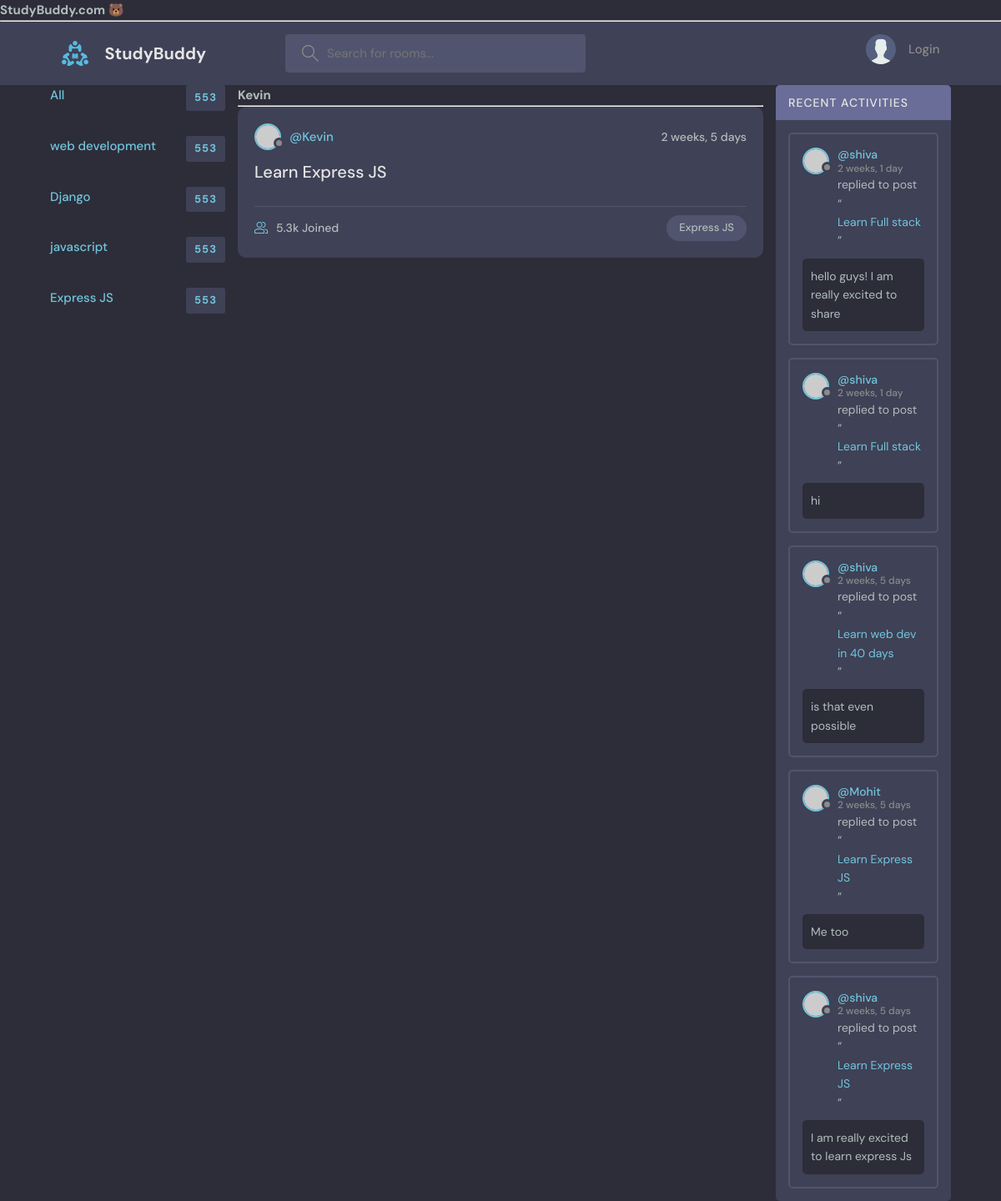
Before: /user-profile/3/ with the older database file.
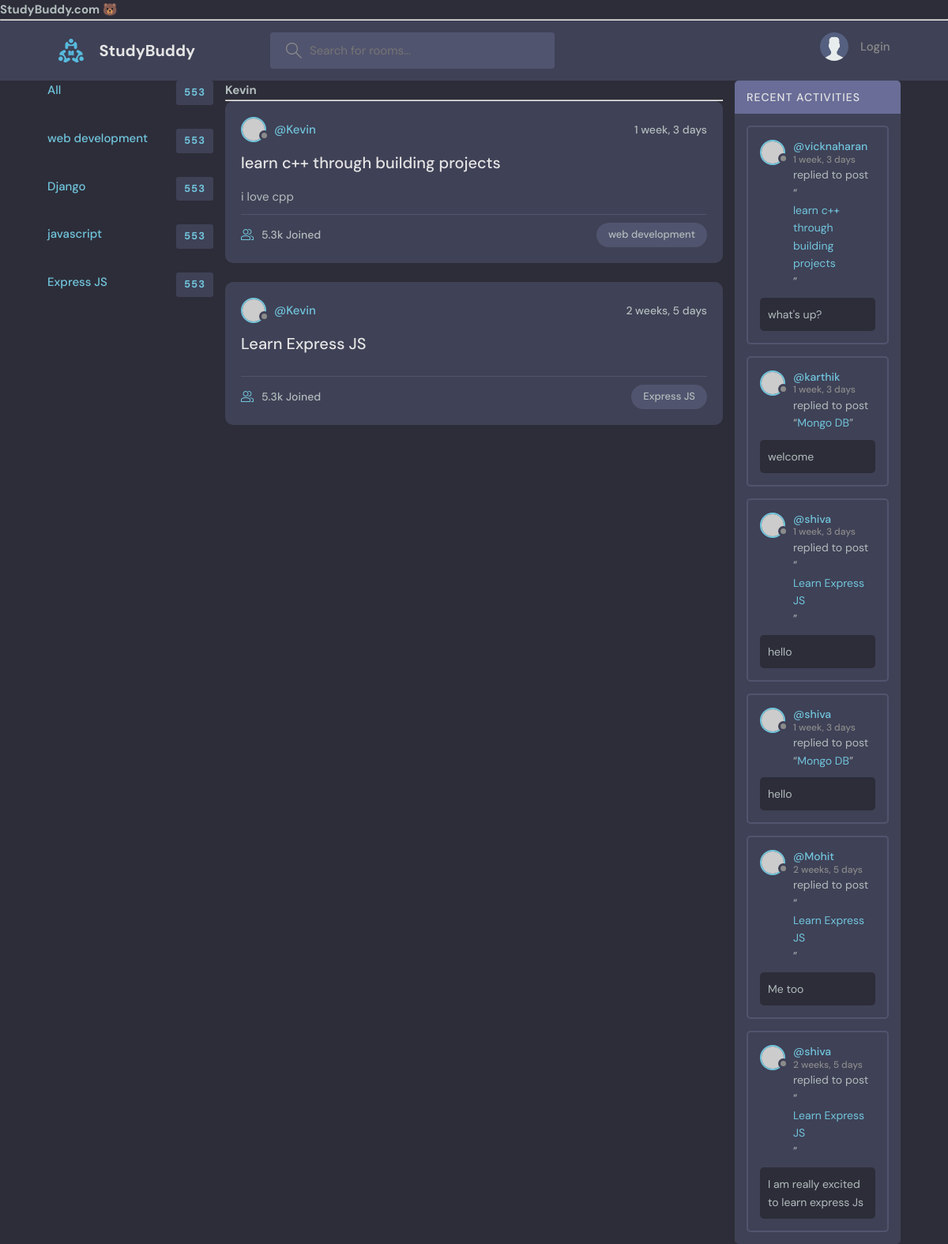
After: the same page with the newer database file.
### base/models.py (models this page shows)
class Topic(models.Model):
    name=models.CharField(max_length=50)
    def __str__(self):
        return self.name

class Room(models.Model):
    host= models.ForeignKey(User,on_delete=models.SET_NULL,null=True)
    topic = models.ForeignKey(Topic,on_delete=models.SET_NULL,null=True)
    participants = models.ManyToManyField(User,related_name="participants",blank=True)
    name = models.CharField(max_length=200)
    description = models.TextField(null=True,blank=True)
    updated = models.DateTimeField(auto_now=True)
    created = models.DateTimeField(auto_now_add=True)
    class Meta:
        ordering = ['-updated','-created']
    def __str__(self):
        return self.name

class Message(models.Model):
    user = models.ForeignKey(User,on_delete=models.CASCADE)
    room = models.ForeignKey(Room,on_delete=models.CASCADE)
    body = models.TextField()
    updated = models.DateTimeField(auto_now=True)
    created = models.DateTimeField(auto_now_add=True)
    class Meta:
        ordering=["-updated","-created"]
    def __str__(self):
        return self.body[:50]

### base/views.py (the view)
# urls.py: path("user-profile/<str:pk>/",views.UserProfile,name="user-profile"),
def UserProfile(request,pk):
    q = request.GET.get('q') if request.GET.get('q') !=None else ""
    user = User.objects.get(id=pk)
    room = user.room_set.all()
    topics = Topic.objects.all()
    messages = Message.objects.filter(Q(room__topic__name__icontains=q))
    context = {"user":user,"rooms":room,"messageActivity":messages,"topics":topics}
    return render(request,"base/user-profile.html",context)

### base/Templates/base/user-profile.html (shortened to what this page needs)
<!DOCTYPE html>
<html lang="en">
<head>
</head>
<body>
    {% extends "Main.html" %}
    {% block content%}
    <div class="container">
        <div>
            {% include "base/topic-component.html"%}
        </div>
        <div>
            <h1>{{user.username}}</h1>
            <hr>
            {% include "base/rooms-component.html" %}
        </div>
        <div>
            {% include "base/activity-component.html" %}
        </div>
    </div>
    {% endblock %}

### Templates/Main.html (shortened to what this page needs)
<!DOCTYPE html>
<html lang="en">
{% load static%}
  <head>
    <link rel="stylesheet" href="{% static 'styles/style.css'%}" />
  </head>
  <body>
    {%include "Nav.html" %}
    {% block content%}
    {% endblock%}
  </body>
</html>

### Templates/Nav.html (shortened to what this page needs)
<!DOCTYPE html>
<html lang="en">
{% load static %}
<head>
</head>
<body>
    <h2>StudyBuddy.com 🐻</h2>
    <hr>
    <header class="header header--loggedIn">
      <div class="container">
        <a href="{%url 'home' %}" class="header__logo">
          <img src="{% static 'images/logo.svg' %}" />
          <h1>StudyBuddy</h1>
        </a>
        <form class="header__search" action="{% url 'home' %}" method="GET">
          <label>
            <input placeholder="Search for rooms..." name="q"/>
          </label>
        </form>
        <nav class="header__menu">
          {%if request.user.is_authenticated %}
            <div class="header__user">
            <a href="profile.html">
              <div class="avatar avatar--medium active">
                <img src="https://randomuser.me/api/portraits/men/37.jpg" />
              </div>
              <p>{{request.user.username}}<span>@{{request.user.username}}</span></p>
            </a>
            <button class="dropdown-button">
              <svg version="1.1" xmlns="http://www.w3.org/2000/svg" width="32" height="32" viewBox="0 0 32 32">
                <title>chevron-down</title>
                <path d="M16 21l-13-13h-3l16 16 16-16h-3l-13 13z"></path>
              </svg>
            </button>
          </div>
          <div class="dropdown-menu">
            <a href="settings.html" class="dropdown-link"
              ><svg version="1.1" xmlns="http://www.w3.org/2000/svg" width="32" height="32" viewBox="0 0 32 32">
                <title>tools</title>
                <path
                  d="M27.465 32c-1.211 0-2.35-0.471-3.207-1.328l-9.392-9.391c-2.369 0.898-4.898 0.951-7.355 0.15-3.274-1.074-5.869-3.67-6.943-6.942-0.879-2.682-0.734-5.45 0.419-8.004 0.135-0.299 0.408-0.512 0.731-0.572 0.32-0.051 0.654 0.045 0.887 0.277l5.394 5.395 3.586-3.586-5.394-5.395c-0.232-0.232-0.336-0.564-0.276-0.887s0.272-0.596 0.572-0.732c2.552-1.152 5.318-1.295 8.001-0.418 3.274 1.074 5.869 3.67 6.943 6.942 0.806 2.457 0.752 4.987-0.15 7.358l9.392 9.391c0.844 0.842 1.328 2.012 1.328 3.207-0 2.5-2.034 4.535-4.535 4.535zM15.101 19.102c0.26 0 0.516 0.102 0.707 0.293l9.864 9.863c0.479 0.479 1.116 0.742 1.793 0.742 1.398 0 2.535-1.137 2.535-2.535 0-0.668-0.27-1.322-0.742-1.793l-9.864-9.863c-0.294-0.295-0.376-0.74-0.204-1.119 0.943-2.090 1.061-4.357 0.341-6.555-0.863-2.631-3.034-4.801-5.665-5.666-1.713-0.561-3.468-0.609-5.145-0.164l4.986 4.988c0.391 0.391 0.391 1.023 0 1.414l-5 5c-0.188 0.188-0.441 0.293-0.707 0.293s-0.52-0.105-0.707-0.293l-4.987-4.988c-0.45 1.682-0.397 3.436 0.164 5.146 0.863 2.631 3.034 4.801 5.665 5.666 2.2 0.721 4.466 0.604 6.555-0.342 0.132-0.059 0.271-0.088 0.411-0.088z"
                ></path>
              </svg>
              Settings</a
            >
            <a href="{%url 'logout'%}" class="dropdown-link"
              ><svg version="1.1" xmlns="http://www.w3.org/2000/svg" width="32" height="32" viewBox="0 0 32 32">
                <title>sign-out</title>
                <path
                  d="M3 0h22c0.553 0 1 0 1 0.553l-0 3.447h-2v-2h-20v28h20v-2h2l0 3.447c0 0.553-0.447 0.553-1 0.553h-22c-0.553 0-1-0.447-1-1v-30c0-0.553 0.447-1 1-1z"
                ></path>
                <path
                  d="M21.879 21.293l1.414 1.414 6.707-6.707-6.707-6.707-1.414 1.414 4.293 4.293h-14.172v2h14.172l-4.293 4.293z"
                ></path>
              </svg>
              Logout</a
            >
          </div>
          {% else %}
            <a href="{% url 'login' %}">
                <img src="{% static 'images/avatar.svg'%}" />
                <p>Login</p>
            </a>
          {% endif %}
        </nav>
      </div>
    </header>
</body>
</html>

### base/Templates/base/topic-component.html (shortened to what this page needs)
<!DOCTYPE html>
<html lang="en">
<head>
</head>
<body>
    {% block content %}
            <ul class="topics__list">
                <li>
                  <a href="{% url 'home' %}" class="active">All <span>553</span></a>
                </li>
                {% for topic in topics %}
                <li>
                  <a href="{% url 'home' %}?q={{topic.name}}" class="active">{{topic}}<span>553</span></a>
                </li>
                {% endfor %}
    {% endblock %}
</body>
</html>

### base/Templates/base/rooms-component.html (shortened to what this page needs)
{%for room in rooms%}
  <div class="roomListRoom">
    <div class="roomListRoom__header">
      <a href="{% url 'user-profile' room.host.id %}" class="roomListRoom__author">
        <div class="avatar avatar--small">
          <img src="https://randomuser.me/api/portraits/women/11.jpg" />
        </div>
        <span>@{{room.host}}</span>
      </a>
      <div class="roomListRoom__actions">
        <span>{{room.created | timesince}}</span>
      </div>
    </div>
    <div class="roomListRoom__content">
      <a href="{% url 'room' room.id%}">{{room.name}}</a>
      <p>
        {{room.description}}
      </p>
    </div>
    <div class="roomListRoom__meta">
      <a href="room.html" class="roomListRoom__joined">
        5.3k Joined
      </a>
      <p class="roomListRoom__topic">{{room.topic}}</p>
    </div>
  </div>
{% endfor %}

### base/Templates/base/activity-component.html (shortened to what this page needs)
<div class="activities">
    <div class="activities__header">
      <h2>Recent Activities</h2>
    </div>
    {%for msg in messageActivity %}
    <div class="activities__box">
      <div class="activities__boxHeader roomListRoom__header">
        <a href="{%url 'user-profile' msg.user.id%}" class="roomListRoom__author">
          <div class="avatar avatar--small">
            <img src="https://randomuser.me/api/portraits/women/11.jpg" />
          </div>
          <p>
            @{{msg.user}}
            <span>{{msg.created | timesince}}</span>
          </p>
        </a>
      </div>
      <div class="activities__boxContent">
        <p>replied to post “<a href="{% url 'room' msg.room.id  %}">{{msg.room}}</a>”</p>
        <div class="activities__boxRoomContent">
          {{msg}}
        </div>
      </div>
    </div>
    {% endfor %}
  </div>

### base/Templates/base/user-profile.html (style rules this page uses)
.container { display: grid; grid-template-rows: 1fr; gap:1em; grid-template-columns: 1fr 3fr 1fr; }

Changed rows visible on the page:
removed Message: user "shiva", created "2 weeks, 1 day", room "Learn Full stack", body "hello guys! I am really excited to share"
removed Message: user "shiva", created "2 weeks, 1 day", room "Learn Full stack", body "hi"
removed Message: user "shiva", created "2 weeks, 5 days", room "Learn web dev in 40 days", body "is that even possible"
added Room: host "Kevin", created "1 week, 3 days", name "learn c++ through building projects", description "i love cpp", topic "web development"
added Message: user "vicknaharan", created "1 week, 3 days", room "learn c++ through building projects", body "what's up?"
added Message: user "karthik", created "1 week, 3 days", room "Mongo DB", body "welcome"
added Message: user "shiva", created "1 week, 3 days", room "Learn Express JS", body "hello"
added Message: user "shiva", created "1 week, 3 days", room "Mongo DB", body "hello"
